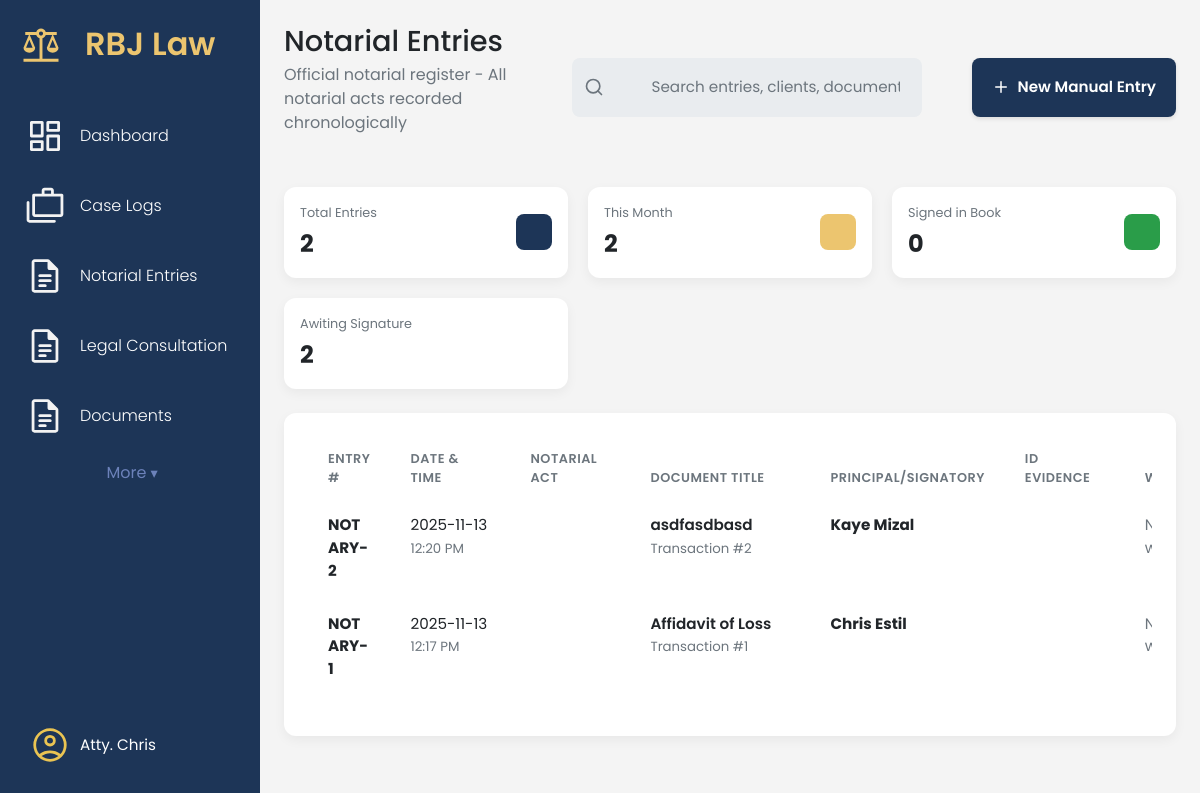
The page /notarial-entries/ (signed in) on the database as committed earlier.
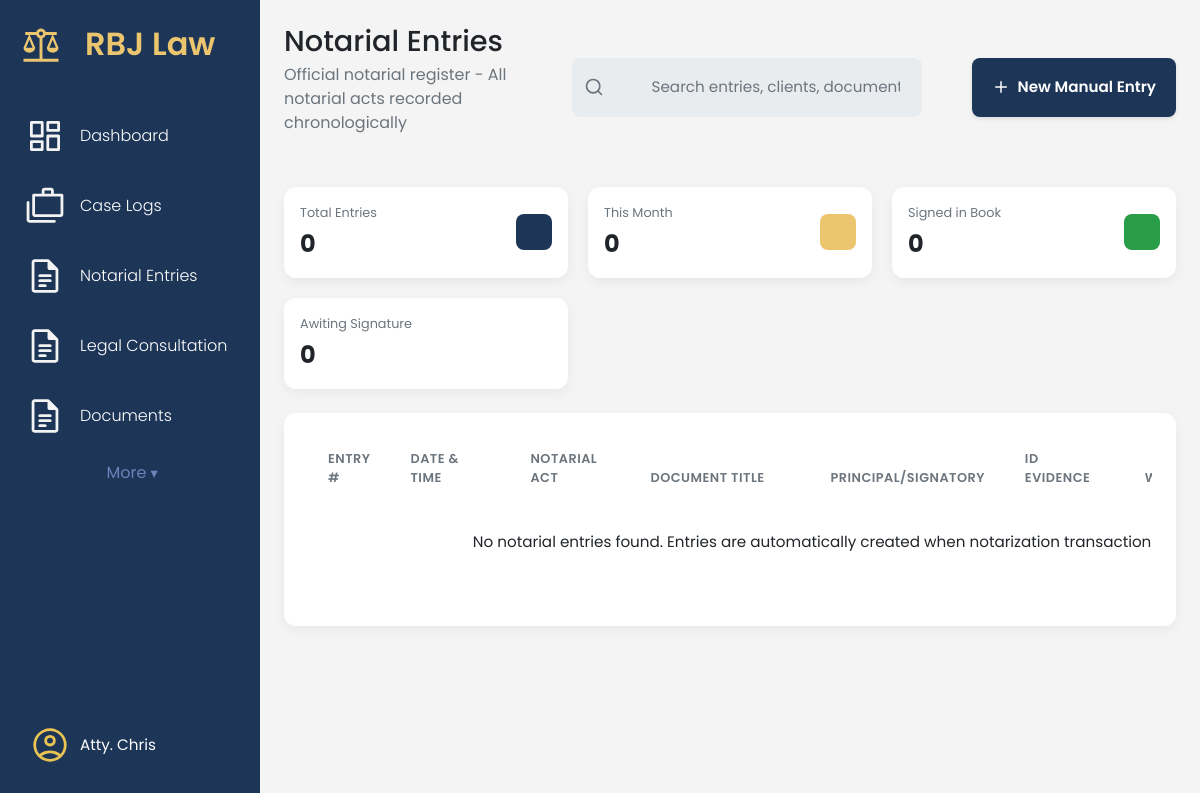
The same page on the database as committed later.
### app/models/notarial_entry_mdl.py (models this page shows, shortened)
class NotarialEntry(db.Model):
    __tablename__ = 'notarial_entries'
    id = db.Column(db.Integer, primary_key=True)
    not_entry_num = db.Column(db.String(255), nullable=False, unique=True)
    not_title = db.Column(db.String(255), nullable=False) # Increased length for full titles
    not_date = db.Column(db.DateTime, nullable=False, default=datetime.utcnow)
    not_party_name = db.Column(db.String(150), nullable=False)
    not_witness_name = db.Column(db.String(150))
    transaction_item_id = db.Column(db.Integer, db.ForeignKey('transaction_items.id'), nullable=False, unique=True)
    transaction_item = db.relationship('TransactionItem', backref='notary_entry', lazy=True)

### app/models/transaction_mdl.py (models this page shows, shortened)
class TransactionItem(db.Model):
    __tablename__ = 'transaction_items'
    id = db.Column(db.Integer, primary_key=True)
    client_id = db.Column(db.Integer, db.ForeignKey('clients.id'), nullable=False)
    service_id = db.Column(db.Integer, db.ForeignKey('services.id'), nullable=False)
    transaction_status = db.Column(db.String(50), nullable=False, default='Draft')  # Draft → Pending Approval → Approved → Completed
    payment_status = db.Column(db.String(50), nullable=False, default='Pending')   # Pending → Paid
    transaction_amount = db.Column(Numeric(10, 2), nullable=False)
    payment_id = db.Column(db.Integer, db.ForeignKey('payments.id'), nullable=True)
    document_title = db.Column(db.String(255))  # Title of the document being processed
    document_purpose = db.Column(db.Text)       # Purpose/description of the document
    lawyer_notes = db.Column(db.Text)           # Notes from lawyer during approval
    transaction_date = db.Column(db.DateTime, nullable=False, default=lambda: datetime.now(UTC))
    approved_date = db.Column(db.DateTime)      # When lawyer approved
    completed_date = db.Column(db.DateTime)     # When document was finalized

### app/routes/notarial_entries_routes.py (the view)
@notarial_entries_bp.route('/')
@login_required
def notarial_entries_page():
    entries = NotarialEntry.query.order_by(NotarialEntry.not_date.desc()).all()
    return render_template('notarial_entries.html', entries=entries, now=datetime.utcnow())

### app/templates/notarial_entries.html (shortened to what the changed rows need)
{% extends 'base.html' %}
{% block content %}
<main class="dashboard-content">
    <header class="dashboard-header">
        <div>
            <h1>Notarial Entries </h1>
        </div>
    </header>
    <section class="dashboard-cards">
        <div class="data-card data-card--sm">
            <div class="data-card__info">
                <span class="data-card__title">Total Entries</span>
                <span class="data-card__value">{{ entries|length }}</span>
            </div>
        </div>
        <div class="data-card data-card--sm">
            <div class="data-card__info">
                <span class="data-card__title">This Month</span>
                <span class="data-card__value">
                    {% set current_month = [] %}
                    {{ current_month|length }}
                </span>
            </div>
        </div>
                    {% set signed_count = [] %}
        <div class="data-card data-card--sm">
            <div class="data-card__info">
                <span class="data-card__title">Awiting Signature</span>
                <span class="data-card__value">
                    {% set unsigned_count = [] %}
                    {{ unsigned_count|length }}
                </span>
            </div>
        </div>
    </section>
    <section class="content-section">
        <div class="panel-card">
            <div class="table-wrapper">
                <table class="table document-table">
                    <colgroup>
                    </colgroup>
                    <thead>
                        <tr>
                            <th data-sort-key="entry_num">Entry #</th>
                            <th data-sort-key="date">Date & Time</th>
                            <th data-sort-key="type">Notarial Act</th>
                            <th data-sort-key="title">Document Title</th>
                            <th data-sort-key="party">Principal/Signatory</th>
                            <th data-sort-key="id_type">ID Evidence</th>
                            <th data-sort-key="witness">Witness</th>
                        </tr>
                    </thead>
                    <tbody>
                        {% for entry in entries %}
                        <tr>
                            <td>
                                <strong>{{ entry.not_entry_num }}</strong>
                            </td>
                            <td>
                                <div>{{ entry.not_date.strftime('%Y-%m-%d') }}</div>
                                <small class="text-muted">{{ entry.not_date.strftime('%I:%M %p') }}</small>
                            </td>
                            <td>
                                <span class="status-tag status-tag--{{ entry.notarial_act_type|lower|replace(' ', '-')|replace('or', '') }}">
                                </span>
                            </td>
                            <td>
                                <a href="#" class="table-link">{{ entry.not_title }}</a>
                                {% if entry.transaction_item %}
                                    <br><small class="text-muted">Transaction #{{ entry.transaction_item.id }}</small>
                                {% endif %}
                            </td>
                            <td>
                                <strong>{{ entry.not_party_name }}</strong>
                                <br><small class="text-muted">{{ entry.principal_address|truncate(50) }}</small>
                            </td>
                            <td>
                            </td>
                            <td>
                                {% if entry.not_witness_name %}
                                    <div>{{ entry.not_witness_name }}</div>
                                    {% if entry.witness_address %}
                                        <small class="text-muted">{{ entry.witness_address|truncate(30) }}</small>
                                    {% endif %}
                                {% else %}
                                    <span class="text-muted">No witness</span>
                                {% endif %}
                            </td>
                        </tr>
                        {% else %}
                        <tr>
                            <td colspan="9" style="text-align: center; padding: 2rem;">
                                No notarial entries found. Entries are automatically created when notarization transactions are approved.
                            </td>
                        </tr>
                        {% endfor %}
                    </tbody>
                </table>
            </div>
        </div>
    </section>
</main>
{% endblock content %}

Rows that differ between the two databases and show on the page:
removed NotarialEntry: not_entry_num "NOTARY-2", not_date "2025-11-13", not_date "12:20 PM", not_title "asdfasdbasd", transaction_item.id "2", not_party_name "Kaye Mizal", shows "No witness"
removed NotarialEntry: not_entry_num "NOTARY-1", not_date "2025-11-13", not_date "12:17 PM", not_title "Affidavit of Loss", transaction_item.id "1", not_party_name "Chris Estil", shows "No witness"
Other text that changed with them:
{{ entries|length }}: "2" → "0"
{{ current_month|length }}: "2" → "0"
{{ unsigned_count|length }}: "2" → "0"
text now shown: "No notarial entries found. Entries are automatically created when notarization…"
